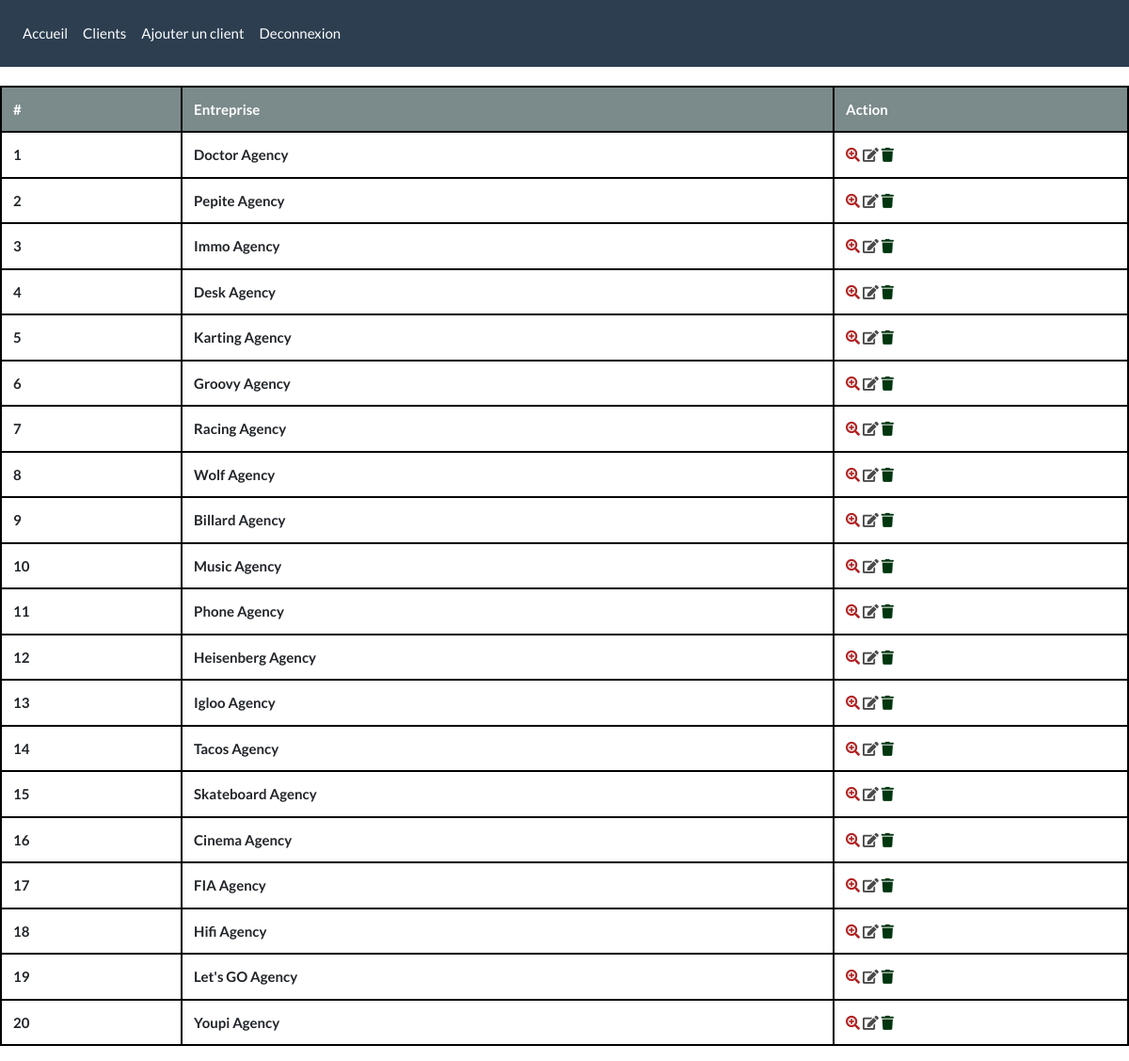
/ (signed in), run on the app's committed database.
### tables this page shows
CREATE TABLE `clients` (
  `id` int(11) NOT NULL,
  `name` varchar(255) NOT NULL
);

### src/index.php (called while the page is built, shortened)
<?php
		require_once('../admin/database.php');
		$req = $db->query('SELECT * FROM clients');
		$clients = $req->fetchAll();
		include('index.phtml');

### src/index.phtml (the view)
<?php
	include('head.phtml');
	include('nav.php');
?>
	<table class="table">
		<thead class="table-dark">
			<tr>
				<th scope="col">#</th>
				<th scope="col">Entreprise</th>
				<th scope="col">Action</th>
			</tr>
		</thead>
		<?php foreach ($clients as $client): ?>
			<tbody>
			    <tr>
			        <th scope="row"><?= $client['id'] ?></th>
			        <td class="font-weight-bold"><?= $client['name'] ?></td>
			        <td>
			        	<a href="ficheClient.php?id=<?= $client['id']?>" class="couleur"><i class="fas fa-search-plus"></i></a>
			        	<a href="modify_ficheClient.php?id=<?= $client['id'] ?>" class="couleurBis"><i class="fas fa-edit"></i></a>
			        	<a href="delete_client.php?id=<?= $client['id'] ?>" class="couleurBis2"><i class="fas fa-trash"></i></a>
			        </td>
			    </tr>
			</tbody>
		<?php endforeach ?>
	</table>
</body>
</html>

### css/style.css (style rules this page uses)
.couleur { color: firebrick; font-weight: bold; }
.table { margin-top: 20px; }
.table tr th, td { border: 2px solid #000; }
.couleurBis { color: #4a4a4a; }
.fa-trash { margin-right: -20px; }
.couleurBis2 { color: #01360f; }

### data on the page
clients: id "1", name "Doctor Agency"
clients: id "2", name "Pepite Agency"
clients: id "3", name "Immo Agency"
clients: id "4", name "Desk Agency"
clients: id "5", name "Karting Agency"
clients: id "6", name "Groovy Agency"
clients: id "7", name "Racing Agency"
clients: id "8", name "Wolf Agency"
clients: id "9", name "Billard Agency"
clients: id "10", name "Music Agency"
clients: id "11", name "Phone Agency"
clients: id "12", name "Heisenberg Agency"
clients: id "13", name "Igloo Agency"
clients: id "14", name "Tacos Agency"
clients: id "15", name "Skateboard Agency"
clients: id "16", name "Cinema Agency"
clients: id "17", name "FIA Agency"
clients: id "18", name "Hifi Agency"
clients: id "19", name "Let's GO Agency"
clients: id "20", name "Youpi Agency"
